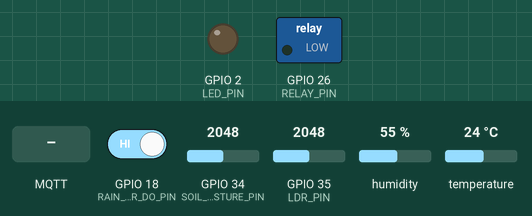
This sketch was run on a simulated ESP32. Shown: switched loads named in the sketch (green lamp = pin HIGH), output pins drawn as LEDs (lit = HIGH). Inputs (shaded band) come from the test bench; at power-on: GPIO 18 (RAIN_SENSOR_DO_PIN) HIGH, GPIO 34 (SOIL_MOISTURE_PIN) = 2048, GPIO 35 (LDR_PIN) = 2048, humidity 55 %, temperature 24 °C (analog values on the 0–4095 scale). WiFi joins after 1.5 s; servers stay silent unless stated; random numbers use the default seed unless the sketch sets one; no MQTT or app messages arrive unless stated; not simulated (calls return 0 or success): secrets.h; names the files do not define were given values by the test bench: MQTT_PORT = 1883; what the sketch prints to the serial monitor is not drawn.

Above: at 2.7 s.
2.8 s: GPIO 18 (RAIN_SENSOR_DO_PIN) driven LOW
At 11.1 s:
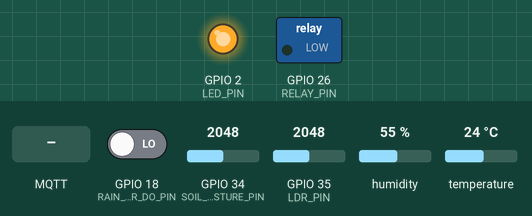
11.5 s: MQTT message "agromind/data" arrives on the first subscribed topic
21.5 s: MQTT message "pump" arrives on the first subscribed topic
31.5 s: MQTT message "ON" arrives on the first subscribed topic
41.5 s: GPIO 18 (RAIN_SENSOR_DO_PIN) driven HIGH
Timing chart, 0 to 51.5 s (numbered marks = the images above; inputs shaded):
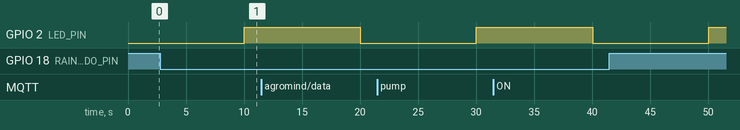

The sketch:

agromind_esp32.ino
```cpp
/*
 AgroMind AI - ESP32 Firmware
 Complete sensor monitoring and irrigation control system
*/

// ==================== LIBRARIES ====================
#include <WiFi.h>
#include <PubSubClient.h>
#include <ArduinoJson.h>
#include <DHT.h>
#include "secrets.h"  // WiFi + MQTT credentials — gitignored, never commit

// ==================== PIN DEFINITIONS ====================
#define SOIL_MOISTURE_PIN 34
#define DHT_PIN 16
#define RAIN_SENSOR_DO_PIN 18
#define RAIN_SENSOR_AO_PIN 32
#define LDR_PIN 35
#define RELAY_PIN 26
#define LED_PIN 2

// ==================== NETWORK CONFIG ====================
// All credentials are defined in secrets.h (gitignored)
// See secrets.h.example for the required format

// ==================== SENSOR CONFIG ====================
#define DHT_TYPE DHT22
#define SOIL_DRY_VALUE 4095
#define SOIL_WET_VALUE 1500

#define PUMP_TIMEOUT_MS 180000
#define PUBLISH_INTERVAL_MS 10000

// ==================== GLOBAL OBJECTS ====================
// TLS Client for HiveMQ Port 8883
#include <WiFiClientSecure.h>
WiFiClientSecure espClient;
PubSubClient mqttClient(espClient);
DHT dht(DHT_PIN, DHT_TYPE);

// ==================== GLOBAL VARIABLES ====================
unsigned long lastPublishTime = 0;
unsigned long lastReconnectAttempt = 0;
unsigned long pumpStartTime = 0;

bool pumpActive = false;
bool ledState = false;

// ==================== FUNCTION DECLARATIONS ====================
void setupWiFi();
void setupMQTT();
void reconnectMQTT();
void publishSensorData();
void mqttCallback(char* topic, byte* payload, unsigned int length);

float readSoilMoisture();
float readLightLevel();
bool readRainStatus();

void controlPump(bool state);
void blinkLED();

// ==================== SETUP ====================
void setup() {

  Serial.begin(115200);
  Serial.println("\nAgroMind ESP32 Starting...");

  analogReadResolution(12);

  pinMode(SOIL_MOISTURE_PIN, INPUT);
  pinMode(RAIN_SENSOR_DO_PIN, INPUT_PULLUP);
  pinMode(LDR_PIN, INPUT);
  pinMode(RELAY_PIN, OUTPUT);
  pinMode(LED_PIN, OUTPUT);

  digitalWrite(RELAY_PIN, LOW);
  digitalWrite(LED_PIN, LOW);

  dht.begin();

  espClient.setInsecure(); // Required for HiveMQ TLS
  setupWiFi();
  setupMQTT();

  Serial.println("Setup Complete");
}

// ==================== MAIN LOOP ====================
void loop() {

  unsigned long currentMillis = millis();

  if (!mqttClient.connected()) {
    reconnectMQTT();
  }

  mqttClient.loop();

  if (currentMillis - lastPublishTime >= PUBLISH_INTERVAL_MS) {

    publishSensorData();

    lastPublishTime = currentMillis;
    blinkLED();
  }

  if (pumpActive && (currentMillis - pumpStartTime >= PUMP_TIMEOUT_MS)) {

    Serial.println("Pump timeout reached");
    controlPump(false);
  }

  delay(10);
}

// ==================== WIFI ====================
void setupWiFi() {

  Serial.print("Connecting to WiFi ");

  WiFi.begin(WIFI_SSID, WIFI_PASS);

  while (WiFi.status() != WL_CONNECTED) {

    delay(500);
    Serial.print(".");
  }

  Serial.println();
  Serial.println("WiFi Connected");

  Serial.print("IP: ");
  Serial.println(WiFi.localIP());
}

// ==================== MQTT ====================
void setupMQTT() {

  mqttClient.setServer(MQTT_BROKER, MQTT_PORT);
  mqttClient.setCallback(mqttCallback);
  mqttClient.setBufferSize(1024);
}

void reconnectMQTT() {

  unsigned long currentMillis = millis();

  if (currentMillis - lastReconnectAttempt < 5000) return;

  lastReconnectAttempt = currentMillis;

  Serial.print("Attempting MQTT connection...");

  String clientId = "AgroMindESP32-";
  clientId += String(random(0xffff), HEX);

  if (mqttClient.connect(clientId.c_str(), MQTT_USER, MQTT_PASS)) {

    Serial.println("connected");

    mqttClient.subscribe("agromind/data");

  } else {

    Serial.print("failed rc=");
    Serial.println(mqttClient.state());
  }
}

// ==================== MQTT CALLBACK ====================
void mqttCallback(char* topic, byte* payload, unsigned int length) {

  String message;

  for (unsigned int i = 0; i < length; i++) {
    message += (char)payload[i];
  }

  Serial.print("MQTT Message: ");
  Serial.println(message);

  if (String(topic) == "agromind/data") {

    // Only act on pump-type messages
    StaticJsonDocument<128> cmd;
    if (deserializeJson(cmd, message) == DeserializationError::Ok) {
      if (String((const char*)cmd["type"]) == "pump") {
        String action = cmd["action"] | "";
        if (action == "ON")  controlPump(true);
        if (action == "OFF") controlPump(false);
      }
    }
  }
}

// ==================== PUBLISH SENSOR DATA ====================
void publishSensorData() {

  float soilMoisture = readSoilMoisture();
  float temperature = dht.readTemperature();
  float humidity = dht.readHumidity();
  float lightLevel = readLightLevel();
  bool rainDetected = readRainStatus();

  if (isnan(temperature) || isnan(humidity)) {

    Serial.println("DHT Error");

    temperature = 25;
    humidity = 60;
  }

  StaticJsonDocument<256> doc;

  doc["type"]  = "sensor";    // unified channel message type
  doc["soil"]  = soilMoisture;
  doc["temp"]  = temperature;
  doc["hum"]   = humidity;
  doc["light"] = lightLevel;
  doc["rain"]  = rainDetected;
  doc["pump"]  = pumpActive;

  char buffer[256];
  serializeJson(doc, buffer);

  if (mqttClient.publish("agromind/data", buffer)) {

    Serial.println(buffer);

  } else {

    Serial.println("MQTT publish failed");
  }
}

// ==================== SENSOR FUNCTIONS ====================
float readSoilMoisture() {

  int raw = analogRead(SOIL_MOISTURE_PIN);

  float percent = map(raw, SOIL_DRY_VALUE, SOIL_WET_VALUE, 0, 100);
  percent = constrain(percent, 0, 100);

  Serial.print("Soil: ");
  Serial.println(percent);

  return percent;
}

float readLightLevel() {

  int raw = analogRead(LDR_PIN);

  Serial.print("Light: ");
  Serial.println(raw);

  return raw;
}

bool readRainStatus() {

  bool rain = !digitalRead(RAIN_SENSOR_DO_PIN);

  Serial.print("Rain: ");
  Serial.println(rain);

  return rain;
}

// ==================== PUMP CONTROL ====================
void controlPump(bool state) {

  if (state) {

    digitalWrite(RELAY_PIN, HIGH);
    pumpActive = true;
    pumpStartTime = millis();

    Serial.println("Pump ON");

  } else {

    digitalWrite(RELAY_PIN, LOW);
    pumpActive = false;

    Serial.println("Pump OFF");
  }
}

// ==================== LED ====================
void blinkLED() {

  ledState = !ledState;
  digitalWrite(LED_PIN, ledState);
}
```
